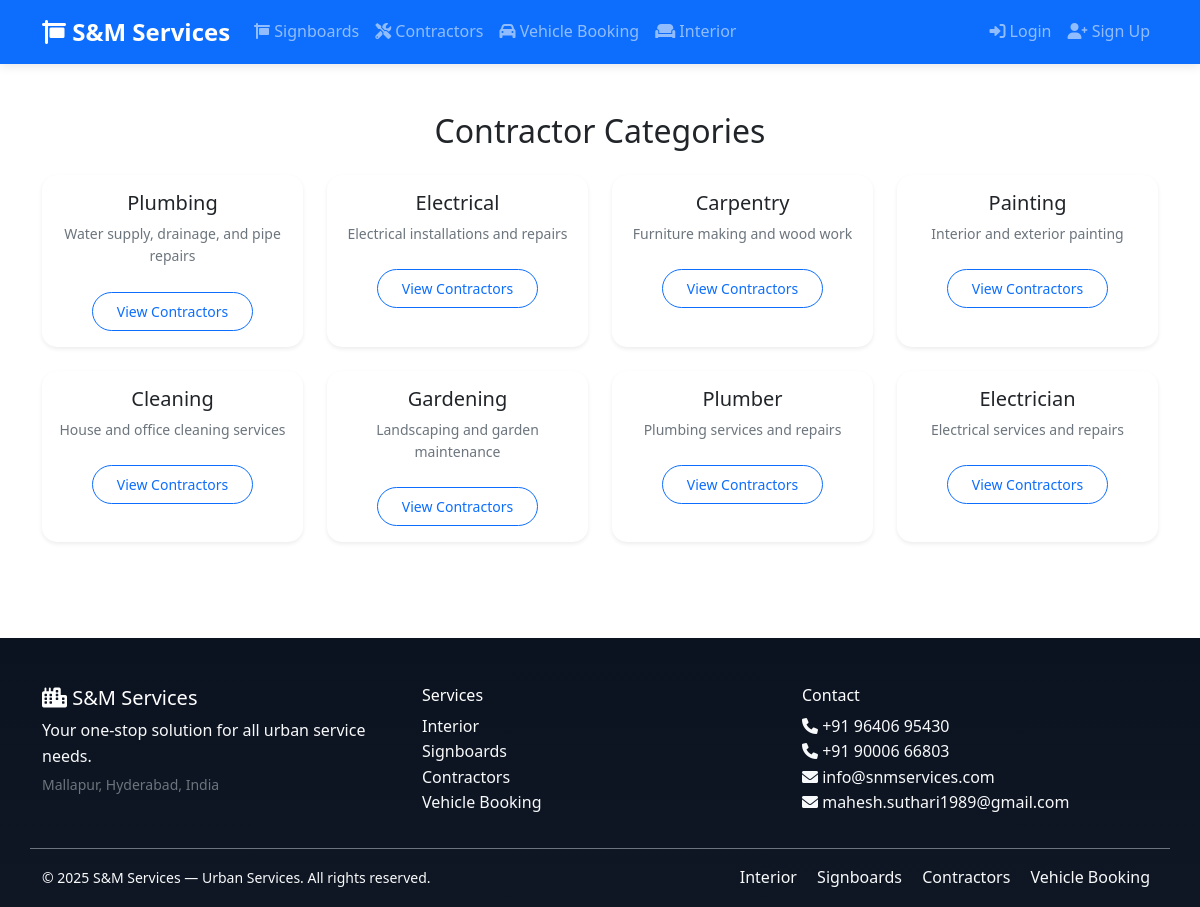
The app's page /contractors/categories/ with its own data.
### contractors/models.py (models this page shows, shortened)
class ContractorCategory(models.Model):
    name = models.CharField(max_length=100)
    description = models.TextField(blank=True)
    created_at = models.DateTimeField(auto_now_add=True)
    class Meta:
        verbose_name_plural = "Contractor Categories"

### contractors/views.py (the view)
# urls.py: path('categories/', views.category_list, name='categories'),
def category_list(request):
    categories = ContractorCategory.objects.all()
    return render(request, 'contractors/categories.html', {'categories': categories})

### templates/contractors/categories.html (shortened to what this page needs)
{% extends 'base.html' %}
{% load static %}
{% block content %}
<div class="container py-5">
    <h2 class="mb-4 text-center">Contractor Categories</h2>
    <div class="row g-4">
        {% for category in categories %}
        <div class="col-md-4 col-lg-3">
            <div class="card h-100 border-0 shadow-sm">
                <div class="card-body text-center">
                    <h5 class="card-title">{{ category.name }}</h5>
                    <p class="card-text text-muted small">{{ category.description }}</p>
                    <a href="{% url 'contractors:by_category' category.id %}" class="btn btn-outline-primary btn-sm mt-2">View Contractors</a>
                </div>
            </div>
        </div>
        {% empty %}
        <div class="col-12 text-center">
            <p class="text-muted">No categories found.</p>
        </div>
        {% endfor %}
    </div>
</div>
{% endblock %}

### static/css/style.css (style rules this page uses)
body { font-family: 'Segoe UI', Tahoma, Geneva, Verdana, sans-serif; line-height: 1.6; }
.btn { border-radius: 8px; padding: 10px 20px; font-weight: 500; text-decoration: none; display: inline-block; transition: all 0.3s ease; }
.card { border-radius: 15px; border: none; box-shadow: 0 2px 10px rgba(0, 0, 0, 0.1); transition: all 0.3s ease; }

### static/css/custom.css (style rules this page uses)
.btn { border-radius: 25px; padding: 0.5rem 1.5rem; font-weight: 500; transition: all 0.3s ease; }
.card { border: none; border-radius: 15px; overflow: hidden; box-shadow: 0 5px 15px rgba(0,0,0,0.08); transition: all 0.3s ease; }

### records on screen
ContractorCategory: name "Plumbing", description "Water supply, drainage, and pipe repairs"
ContractorCategory: name "Electrical", description "Electrical installations and repairs"
ContractorCategory: name "Carpentry", description "Furniture making and wood work"
ContractorCategory: name "Painting", description "Interior and exterior painting"
ContractorCategory: name "Cleaning", description "House and office cleaning services"
ContractorCategory: name "Gardening", description "Landscaping and garden maintenance"
ContractorCategory: name "Plumber", description "Plumbing services and repairs"
ContractorCategory: name "Electrician", description "Electrical services and repairs"
